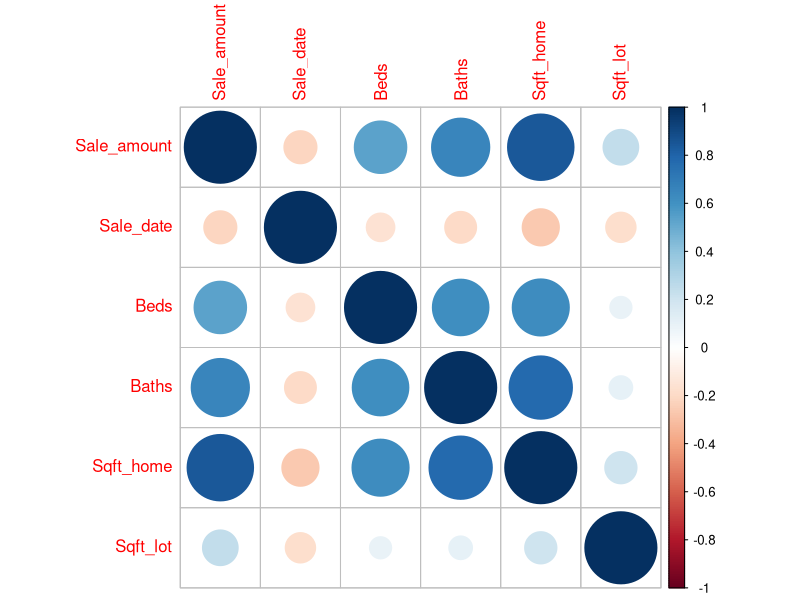

This figure's R source: (Note: this script raises an error after producing the figure.)
#Read in dataset
housing <- read.csv("JHouseData.csv")
summary(housing)
str(housing)

#No. housing units by Town
table(housing$Town)
sort(table(housing$Town))

#Table No. Housing units by type for each Town
table(housing$Town, housing$Type)
#SORT BY SINGLE FAMILY INCREASING
TownTypeTable <- table(housing$Town, housing$Type)
TownTypeTable[order(TownTypeTable[,3]),]

#Mean Sale_amount by town
tapply(housing$Sale_amount, housing$Town, mean)

#No. of Multi-Family homes
table(housing$Type)

#New Dataframe with only Single Family Homes
housingSF <- subset(housing, Type == "Single Family")
#Delete Type
housingSF$Type <- NULL
#Subset to specified towns
newHousing <- subset(housingSF, Town == "Lincoln, NE" | Town == "Eugene, OR" | Town == "Chapel Hill, NC")
#Fix factors
newHousing$Town <- factor(newHousing$Town)
newHousing$University <- factor(newHousing$University)

#NEW DATA SET
NH1 <- read.csv("JHouseDataThreeTowns.csv")

#NH1 Correlation matrix
cor(NH1[c(2:7)])
library(corrplot)
corrplot(cor(NH1[c(2:7)]))

#Scatterplots
pairs(NH1[c(2:7,9)])

#sales_amount and town
boxplot(NH1$Sale_amount ~ NH1$Town)

#Remove sale amount > 1500000
NH2 <- subset(NH1, Sale_amount <= 1500000)

#Order sale amount mean by town
NH2$Town <- factor(NH2$Town, levels = c("Lincoln, NE", "Eugene, OR", "Chapel Hill, NC"))

#Initial Regression on NH2
NH2lm1 <- lm(Sale_amount ~ Beds + Baths + Sqft_home + Sqft_lot + Town, data=NH2)
summary(NH2lm1)

#Regression Models
NH2lm2 <- lm(Sale_amount ~ Baths + Sqft_home + Sqft_lot + Town, data=NH2)
summary(NH2lm2)

#Data Analytics Regression
set.seed(2020)
n = nrow(NH2)
trainIndex = sample(1:n, size = round(0.6*n), replace = FALSE)
train <- NH2[trainIndex,]
test <- NH2[-trainIndex,]

trainReg <- lm(Sale_amount ~ Beds + Baths + Sqft_home + Sqft_lot + Town, data=train)
summary(trainReg)
predict.test <- predict(trainReg, test)
error <- test$Sale_amount - predict.test
(sse <- sum(error^2))
(rmse <- sqrt(sse/nrow(test)))
(mad <- mean(abs(error)))
(mape <- mean(abs(error)/test$Sale_amount))